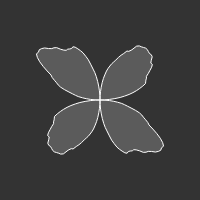
Frame 1 (no input)
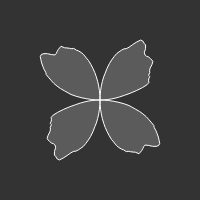
Frame 60 (no input)
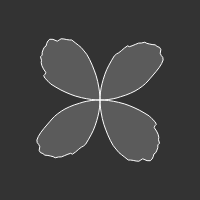
Frame 120 (the mouse pressed at the canvas centre since frame 60)

The p5.js sketch that drew these frames (run headless with seeded random() and noise() and a simulated clock; from frame 60 on, the mouse is pressed at the canvas centre):

// p5.js sketch
// ── sketch.js
var yoff = 0;

function setup(){
    createCanvas(200, 200);
}

function draw(){
    background(51);
    translate(width/2, height/2);
    rotate(PI/2);
    
    
    stroke(255);
    fill(255,50);
    strokeWeight(1);
    
    var da = PI/ 100;
    var dx = 0.1;
    
    var xoff = 0;
    beginShape();
    for(var a = -PI/2; a < PI/2; a+= da){
        var n = noise(xoff, yoff);
        var r = sin(2 * a) * map(n, 0, 1, 50, 100);
        var x = r * cos(a);
        var y = r * sin(a);
        xoff += dx;
        //point(x, y); 
        vertex(x, y);
    }
    
    var xoff = 0;
    for(var a = PI/2; a <= 3 * PI/2; a += da){
        var n = noise(xoff, yoff);
        var r = sin(2 * a) * map(n, 0, 1, 50, 100);
        var x = r * cos(a);
        var y = r * sin(a);
        xoff -= dx;
        //point(x, y); 
        vertex(x, y);
    }
    endShape();
    
    yoff += 0.04;
}
